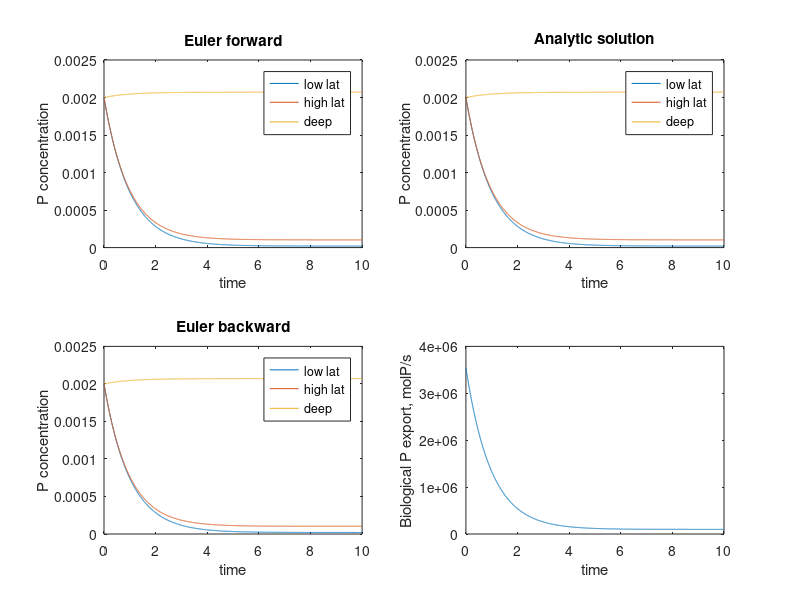

Here is the MATLAB script that generated this plot:
clear all;
close all; 

% 1. set up model parameter
H = 4000;  % full ocean depth, m
R = 6.3e6; % radius of the Earth, m
Area = 4*pi*R^2*0.8; % total surface area, m2 
fL = 0.8;  % fraction of low lat ocean
V(1) = Area*fL*100; % surface low lat ocean vol, m3
V(2) = Area*(1-fL)*300; % surface high lat ocean vol, m3
V(3) = Area*H-V(1)-V(2); % deep ocean vol, m3; 
C = 10*1e6;  % circulation rate (m3/s);
M = 40*1e6;  % mixing rate, (m3/s);
lam = 1/(60*60*24*365); % biological P consumption rate, 1/s

% 2. set up model matrix
T = [ -(C+lam*V(1))/V(1)       0              C/V(1); ... % first row 
          C/V(2)        -(C+M+lam*V(2))/V(2)  M/V(2); ... % second row 
          lam*V(1)/V(3)  (C+M+lam*V(2))/V(3)  -(C+M)/V(3)]; % third row

% 3. set initial condition & time step
dt = 60*60*24;  % one day timestep
N = 365*10;     % 10 year integration
P = zeros(3,N); % preparing the solution storage
Pa= zeros(3,N); % preparing the analytic solution storage
Pb= zeros(3,N); % preparing the Euler backward storage
P(:,1) = [2e-3; 2e-3; 2e-3]; % initial P conc. = uniform 2 mmolP/m3
Pa(:,1)= P(:,1); % initial cond for analytic sol.
Pb(:,1)= P(:,1); % initial cond for euler backward sol.
time=0:dt:(N-1)*dt; % set up time array

% 4. execute numerical integration
G = eye(3,3) + dt*T; % Euler forward
H = inv(eye(3,3) - dt*T); % Euler backward

for n=1:(N-1)
    P(:,n+1) = G*P(:,n); % Euler step forward
    Pb(:,n+1) = H*Pb(:,n); % Euler backward 
    Pa(:,n+1)= expm(T*time(n+1))*Pa(:,1); % analytic solution
end

% 5. plot the result
figure(1);
year = time/(60*60*24*365);    

subplot(2,2,1); 
plot(year,P);
xlabel('time');
ylabel('P concentration');
legend({'low lat' 'high lat' 'deep'});
title('Euler forward');

subplot(2,2,2); 
plot(year,Pa);
xlabel('time');
ylabel('P concentration');
legend({'low lat' 'high lat' 'deep'});
title('Analytic solution');

subplot(2,2,3); 
plot(year,Pb);
xlabel('time');
ylabel('P concentration');
legend({'low lat' 'high lat' 'deep'});
title('Euler backward');

subplot(2,2,4); 
BioExport = lam*(Pb(1,:)*V(1)+Pb(2,:)*V(2));
plot(year,BioExport);
xlabel('time');
ylabel('Biological P export, molP/s');
%title('Euler backward');

% 6. Steady State Solution

% 6.1 Using eigenvalue-eigenvector relation
[Q,L]=eig(T); % Q is eigenvector matrix, L is eigenvalue matrix

c = inv(Q)*[2e-3; 2e-3; 2e-3];
Pstd1 = c(1)*Q(:,1);

% 6.2 Using modified model matrix

Tmod = T;
Tmod(3,:)=[V(1) V(2) V(3)];
P0mod=[0; 0; sum(V)*2e-3]
Pstd2 = inv(T)*P0mod;




